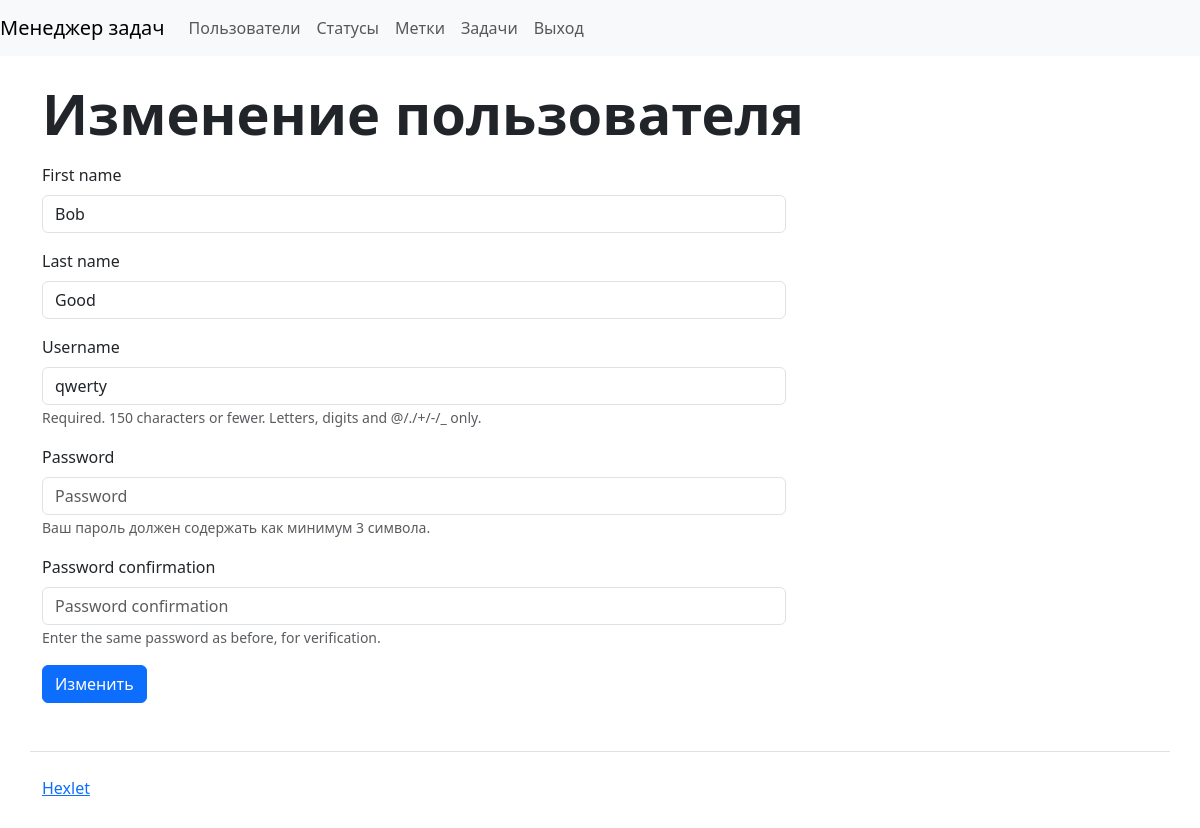
The page /users/5/update/ (signed in) on the database its author committed.
### task_manager/users/models.py (models this page shows)
class User(AbstractUser):
    def __str__(self):
        return self.get_full_name()
    def get_absolute_url(self):
        return reverse("login")

### task_manager/users/views.py (the view, shortened to what this page needs)
# urls.py: path('<int:pk>/update/', UserUpdateView.as_view(), name='users_update'),
class UserUpdateView(UserHasPermissionMixin, SuccessMessageMixin, UpdateView):
    model = User
    form_class = NewUserCreationForm
    template_name = "users/update.html"
    success_url = reverse_lazy("users_index")
    success_message = _("User successfully updated")

### task_manager/users/forms.py
class NewUserCreationForm(UserCreationForm):
    def __init__(self, *args, **kwargs):
        super().__init__(*args, **kwargs)
        password_text = 'Ваш пароль должен содержать как минимум 3 символа.'
        self.fields['password1'].help_text = password_text
    class Meta:
        model = User
        fields = ('first_name', 'last_name', 'username',
                  'password1', 'password2')

### task_manager/users/mixin.py (called while the page is built)
    def test_func(self):
        return self.get_object() == self.request.user

### task_manager/templates/users/update.html (shortened to what this page needs)
{% extends "base.html" %}
{% load i18n %}
{% load django_bootstrap5 %}
{% block content %}
<h1 class="display-4 fw-bold mt-4">{% translate "Update user" %}</h1>
            <div class="col-12 col-md-8 mt-3 mt-mb-0">
                <form action="{% url 'edit' pk=user.id %}" method="post">
                    {% bootstrap_form form %}
                <button class="btn btn-primary">{% translate "Update" %}</button>
                </form>
    </div>
{% endblock %}

### rows shown on the page
User: first_name "Bob", last_name "Good", username "qwerty"
